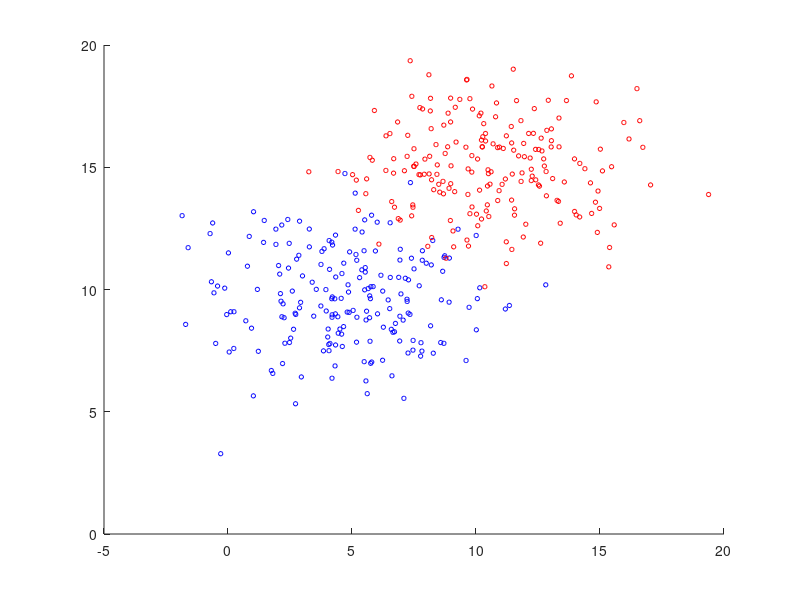

Write MATLAB code to recreate this figure. (Note: this script raises an error after producing the figure.)
clear all;
close all;

MU1 = [5 10];
SIGMA1 = [8 0; 0 4];
MU2 = [10 15];
SIGMA2 = [8 0; 0 4];
X1 = mvnrnd(MU1,SIGMA1,200);
X2 = mvnrnd(MU2,SIGMA2,200);

range1 = [-5:0.1:20]
range2 = [-5:0.1:20]

figure;
hold on;

scatter(X1(:,1), X1(:,2), 10, 'b');
scatter(X2(:,1), X2(:,2), 10, 'r');

[a_vectors, a_values] = eigs(SIGMA1)
[b_vectors, b_values] = eigs(SIGMA2)

a_theta = atan2(a_vectors(2,1), a_vectors(1,1));
plot_ellipse(MU1(1), MU1(2), a_theta, sqrt(a_values(1,1)), sqrt(a_values(2,2)));

b_theta = atan2(b_vectors(2,1), b_vectors(1,1));
plot_ellipse(MU2(1), MU2(2), b_theta, sqrt(b_values(1,1)),sqrt(b_values(2,2)));

med_1 = MED([MU1; MU2], range1, range2);
contour(range1, range2, med_1', [1 1], '--r');
hold on;

case1_classes = {X1, X2};
confusion = zeros(size(case1_classes, 2));

for i=1:size(case1_classes, 2)
    current_class = cell2mat(case1_classes(i));
    for j=1:size(current_class, 1)

       predicted = MED([MU1; MU2], current_class(j,1), current_class(j,2));
   
       confusion(i,predicted) = confusion(i,predicted) + 1;
    end
end 

confusion
      
